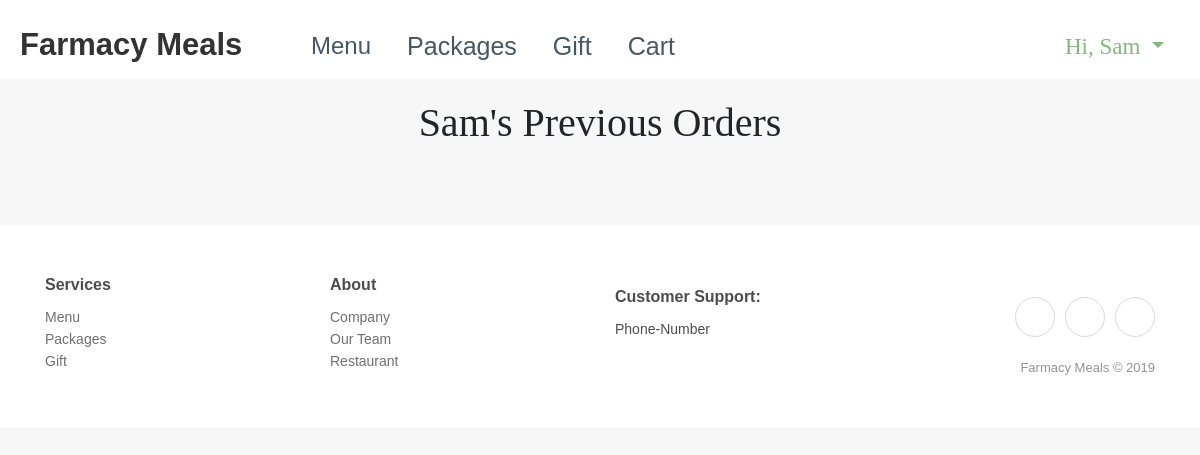
/orders (signed in), run on an earlier commit of the app's database.
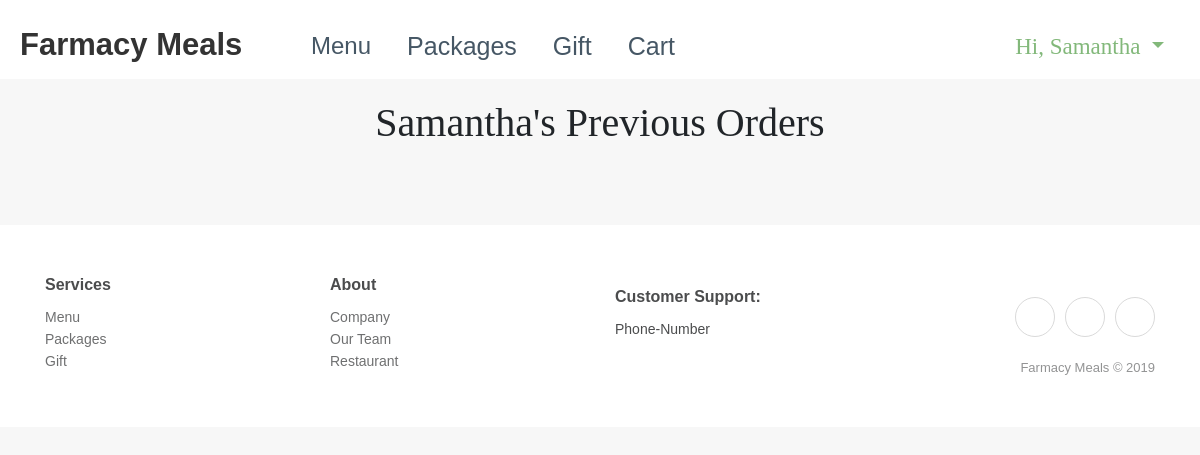
And on a later commit of the database.
### app/models.py (models this page shows, shortened)
class UserModel(UserMixin, db.Model):
    __tablename__ = "user"
    id = db.Column(db.Integer, primary_key=True)
    username = db.Column(db.String(64), index=True)
    email = db.Column(db.String(120), index=True, unique=True)
    password_hash = db.Column(db.String(128))
    first_name = db.Column(db.String(64), index=True, unique=False)
    last_name = db.Column(db.String(64), index=True, unique=False)
    address_line_1 = db.Column(db.String(64), index=True, unique=False)
    address_line_2 = db.Column(db.String(64), index=True, unique=False)
    city = db.Column(db.String(64), index=True, unique=False)
    state = db.Column(db.String(64), index=True, unique=False)
    zip_code = db.Column(db.String(64), index=True, unique=False)
    phone_number = db.Column(db.String(64), index=True, unique=False)
    picture = db.Column(db.String(64), index=True, unique=False)
    orders = db.relationship('OrderModel', backref='previous_orders')
    items = db.relationship('ItemModel', backref='my_items')
    system_controller_id = db.Column(db.Integer, db.ForeignKey('system.id'))

### app/routes.py (the view)
@app.route('/orders', methods=['GET'])
@login_required
def orders():
    user = UserModel.query.filter_by(username=current_user.username).first_or_404()
    return render_template('orders.html', user=user)

### app/models.py (called while the page is built)
@login.user_loader
def load_user(id):
    return UserModel.query.get(int(id))

### app/templates/orders.html (shortened to what this page needs)
{% extends "base.html" %}
{% block css %}
<link rel="stylesheet" href="{{ url_for('static', filename='css/orders.styles.min.css') }}">
{% endblock %}
{% block content %}
<main>
    <div class="container" style="font-family: 'Noto Serif KR', serif; padding-bottom:50px;">
        <div class="row">
            <div class="col" style="border: 10px;">
                <h1 class="text-center" style="padding: 20px;">{{ user.first_name }}'s Previous Orders</h1>
            </div>
        </div>
</main>
{% endblock %}

### app/templates/base.html (shortened to what this page needs)
<!DOCTYPE html>
<html class="text-dark">
<head>
    <link rel="stylesheet" href="https://cdnjs.cloudflare.com/ajax/libs/twitter-bootstrap/4.3.1/css/bootstrap.min.css">
    <link rel="stylesheet" href="https://cdnjs.cloudflare.com/ajax/libs/ionicons/2.0.1/css/ionicons.min.css">
    <link rel="stylesheet" href="{{ url_for('static', filename='css/base.styles.min.css') }}">
    {% block css %} {% endblock %}
</head>
<body>
    <div>
        <nav class="navbar navbar-light navbar-expand-lg navigation-clean-button" style="padding: 14px;">
            <div class="container-fluid"><a class="navbar-brand" href="/"
                    style="height: 35px;margin: 0px;font-size: 31px; width: 253px;padding: 0px;">Farmacy
                    Meals</a>
                <div class="collapse navbar-collapse flex-shrink-1" id="navcol-1">
                    <ul class="nav navbar-nav">
                        <li class="nav-item" role="presentation"><a class="nav-link" href="/menu"
                                style="font-size: 24px;">Menu</a></li>
                        <li class="nav-item" role="presentation"><a class="nav-link" href="/packages"
                                style="font-size: 25px;">Packages</a></li>
                        <li class="nav-item" role="presentation"><a class="nav-link" href="/gift"
                                style="font-size: 25px;">Gift</a></li>
                        <li class="nav-item" role="presentation"><a class="nav-link" href="/cart"
                                style="font-size: 25px;">Cart</a></li>
                    </ul>
                    {% if current_user.username %}
                    <div class="nav-item dropdown ml-auto" style="font-size: 23px; font-family: 'Noto Serif KR', serif;"><a
                            class="dropdown-toggle nav-link" data-toggle="dropdown" aria-expanded="false"
                            style="color:#82b87a;" href="#">Hi,
                            {{ current_user.first_name }}&nbsp;</a>
                    </div>
                    {% else %}
                    </ul>
                    <span class="ml-auto navbar-text actions"> <a class="btn btn-light action-button" role="button"
                            href="/login" style="background-color: #bdecb6;">Log in</a></span>
                    {% endif %}
                </div>
            </div>
        </nav>
    </div>
    {% block content %} {% endblock %}
    <div class="footer-clean">
        <footer>
            <div class="container">
                <div class="row">
                    <div class="col-sm-4 col-md-3 item">
                        <h3>Services</h3>
                        <ul>
                            <li><a href="#">Menu</a></li>
                            <li><a href="#">Packages</a></li>
                            <li><a href="#">Gift</a></li>
                        </ul>
                    </div>
                    <div class="col-sm-4 col-md-3 item">
                        <h3>About</h3>
                        <ul>
                            <li><a href="#">Company</a></li>
                            <li><a href="#">Our Team</a></li>
                            <li><a href="#">Restaurant</a></li>
                        </ul>
                    </div>
                    <div class="col-sm-4 col-md-3 item">
                        <h3>Customer Support:</h3>
                        <ul>
                            <li>Phone-Number</li>
                        </ul>
                    </div>
                    <div class="col-lg-3 item social"><a href="#"></a><a
                            href="#"></a><a href="#"></a>
                        <p class="copyright">Farmacy Meals © 2019</p>
                    </div>
                </div>
            </div>
        </footer>
    </div>
</body>

What changed in the data, as far as the page shows it:
changed UserModel: first_name "Sam" → "Samantha"
